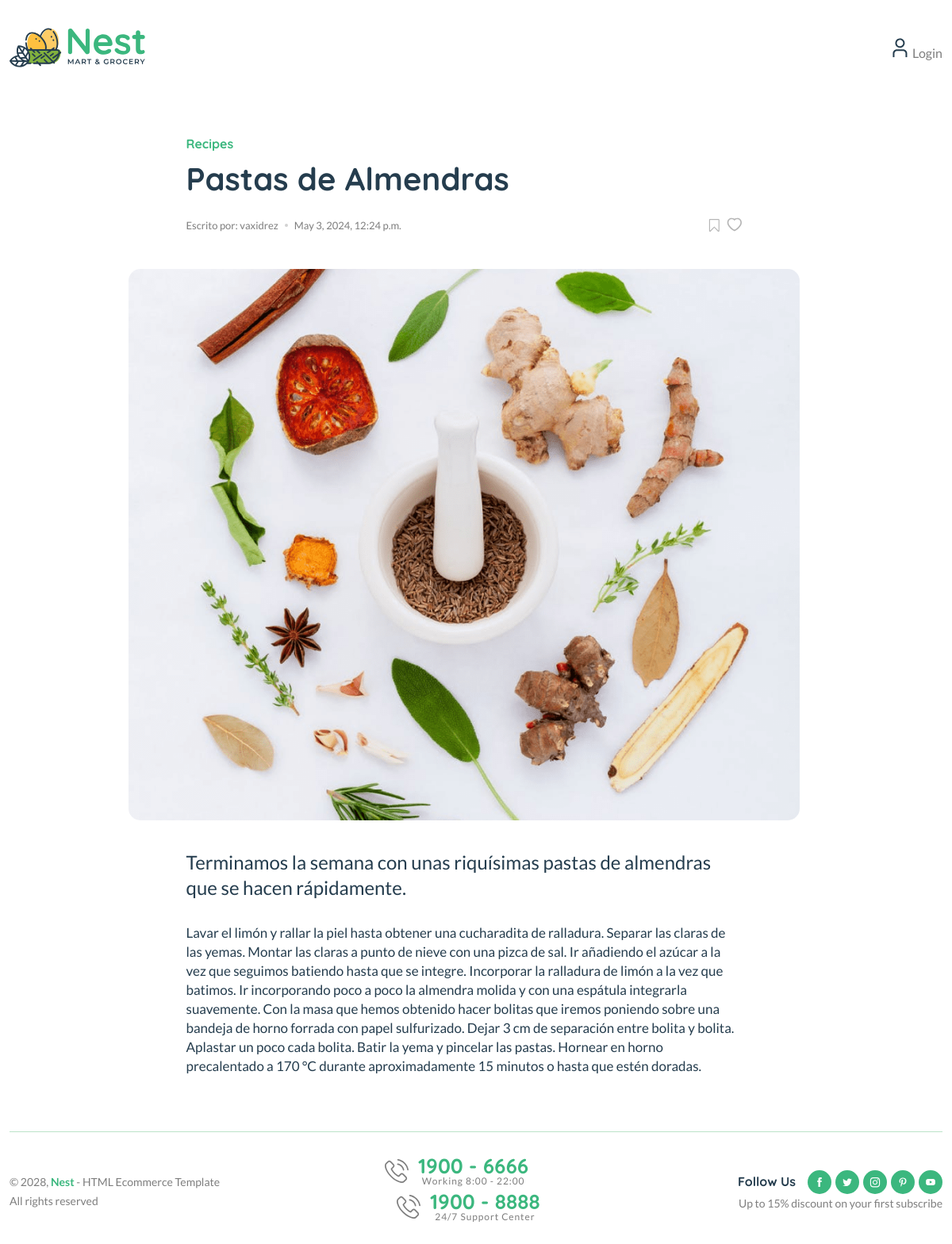
Screenshot of /blog/pastas-de-almendras with the database file from the repository.
### blogs/models.py (models this page shows, shortened)
class Blog(models.Model):
    title = models.CharField(max_length=100)
    slug = models.SlugField(max_length=150, unique=True, blank=True)
    category = models.ForeignKey(Category, on_delete=models.CASCADE)
    author=models.ForeignKey(User, on_delete=models.CASCADE)
    featured_image = models.ImageField(upload_to='uploads/%Y/%m/%d')
    short_description = models.TextField(max_length=500)
    blog_body=models.TextField(max_length=2000)
    status = models.TextField(max_length=20,choices=STATUS_CHOICES, default="Draft")
    is_featured = models.BooleanField(default=False)
    created_at = models.DateTimeField(auto_now_add=True)
    updated_at = models.DateTimeField(auto_now=True)

### blogs/views.py (the view)
# urls.py: path('blog/<slug:slug>', BlogViews.blogs, name='blogs'),
def blogs(request, slug):
    single_blog = get_object_or_404(Blog, slug=slug)
    context = {
        'single_blog': single_blog,
    }
    return render(request, 'blogs.html', context)

### blogs/context_processors.py (called while the page is built)
def get_categories(request):
    categories = Category.objects.all()
    return dict(categories=categories)

### templates/blogs.html
{% extends 'base.html' %}
{% load static %}
{% block content%}
<main class="main">
    <div class="page-content mb-50">
        <div class="container">
            <div class="row">
                <div class="col-lg-9 m-auto">
                    <div class="single-page pt-50 pr-30">
                        <div class="single-header style-2">
                            <div class="row">
                                <div class="col-xl-10 col-lg-12 m-auto">
                                    <h6 class="mb-10"><a href="#">Recipes</a></h6>
                                    <h2 class="mb-10"> {{  single_blog.title }} </h2>
                                    <div class="single-header-meta">
                                        <div class="entry-meta meta-1 font-xs mt-15 mb-15">
                                            <span class="post-by">Escrito por: {{ single_blog.author }}  </span>
                                            <span class="post-on has-dot"> {{ single_blog.created_at }}</span>
                                        </div>
                                        <div class="social-icons single-share">
                                            <ul class="text-grey-5 d-inline-block">
                                                <li class="mr-5"><a href="#"><img src="{% static 'assets/imgs/theme/icons/icon-bookmark.svg' %}" alt=""></a></li>
                                                <li><img src="{% static 'assets/imgs/theme/icons/icon-heart-2.svg' %}" alt=""></li>
                                            </ul>
                                        </div>
                                    </div>
                                </div>
                            </div>
                        </div>
                        <figure class="single-thumbnail">
                            <img src="{{ single_blog.featured_image.url }}" alt="">
                        </figure>
                        <div class="single-content">
                            <div class="row">
                                <div class="col-xl-10 col-lg-12 m-auto">
                                    <p class="single-excerpt"> {{ single_blog.short_description }}</p>
                                    <p>{{  single_blog.blog_body }}</p>
                            </div>
                        </div>
                    </div>
                </div>
            </div>
        </div>
    </div>
    </div>
</main>
{% endblock %}

### rows the page displays
Blog: title "Pastas de Almendras", author "vaxidrez", created_at "May 3, 2024, 12:24 p.m.", featured_image (picture), short_description "Terminamos la semana con unas riquísimas pastas de almendras que se hacen rápidamente.", blog_body "Lavar el limón y rallar la piel hasta obtener una cucharadita de ralladura. Separar las claras de las yemas. Montar las claras a punto de nieve con una pizca de sal. Ir añadiendo el azúcar a la vez que seguimos batiendo hasta que se integre. Incorporar la ralladura de limón a la vez que batimos. Ir incorporando poco a poco la almendra molida y con una espátula integrarla suavemente. Con la masa que hemos obtenido hacer bolitas que iremos poniendo sobre una bandeja de horno forrada con papel sulfurizado. Dejar 3 cm de separación entre bolita y bolita. Aplastar un poco cada bolita. Batir la yema y pincelar las pastas. Hornear en horno precalentado a 170 °C durante aproximadamente 15 minutos o…"
